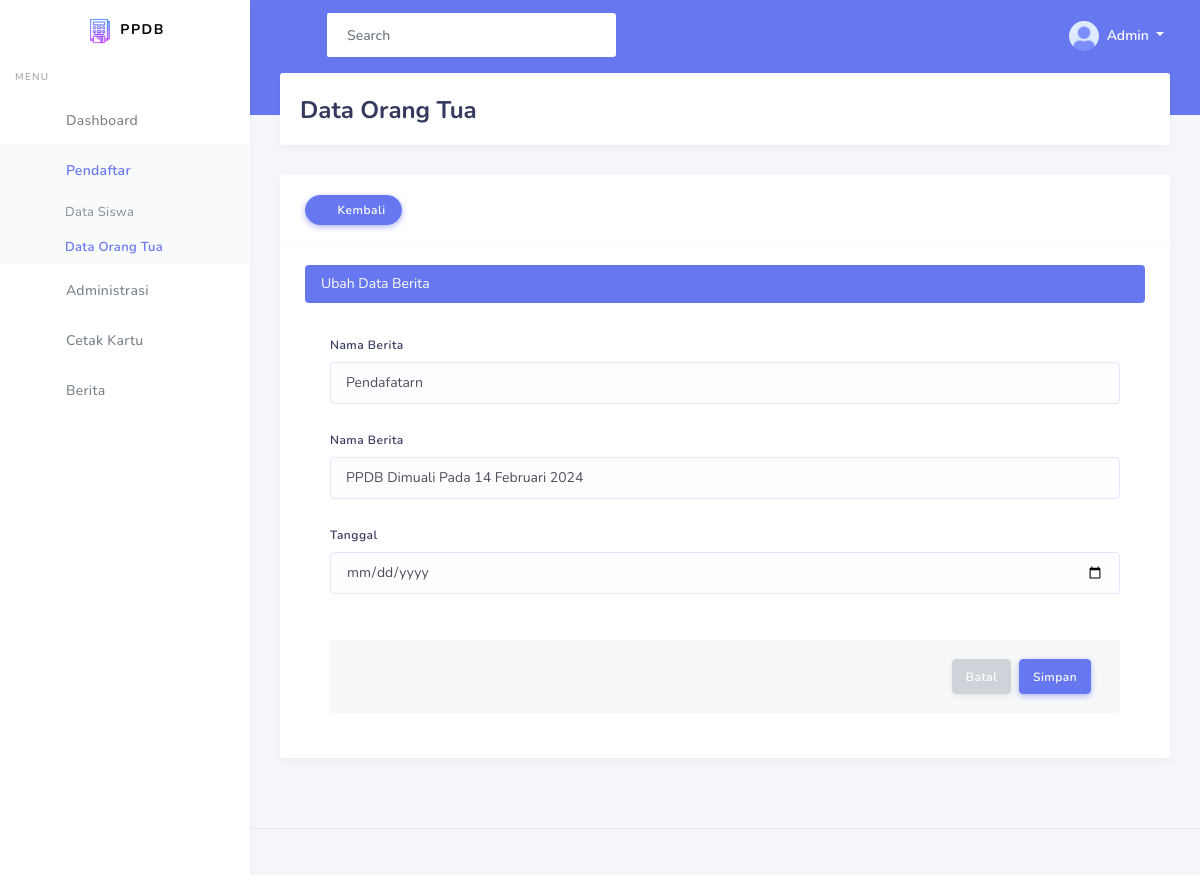
The app's page /view/berita/ubahData.php?idberita=2 (signed in) with its own data.
### tables this page shows
CREATE TABLE `berita` (
  `idberita` int(11) NOT NULL,
  `iduser` int(11) NOT NULL,
  `judul_berita` varchar(255) NOT NULL,
  `isi_berita` text NOT NULL,
  `tanggal` datetime NOT NULL
);

### view/berita/ubahData.php (the view, shortened to what this page needs)
<?php
$title = "Data Orang Tua";
require "../template/header.php";
?>
<section class="section">
    <div class="section-header">
        <h1><?=$title;?></h1>
    </div>
    <div class="section-body">
        <div class="row">
            <div class="col-12">
                <div class="card">
                    <div class="card-header">
                        <a href="tampilData.php" type="button" class="btn btn-primary daterange-btn icon-left btn-icon">
                            <i class="fas fa-arrow-left"></i> Kembali
                        </a>
                    </div>
                    <div class="card-body">
                        <nav aria-label="breadcrumb">
                            <ol class="breadcrumb bg-primary text-white-all">
                                <li class="breadcrumb-item active" aria-current="page">Ubah Data Berita</li>
                            </ol>
                        </nav>
                        <?php
include '../../config/connection.php';
$data = mysqli_query($conn, "SELECT * FROM berita WHERE idberita = '$_GET[idberita]'") or die(mysqli_error($conn));
foreach ($data as $row) {
    ?>
                            <form class="needs-validation" novalidate="" action="../../controller/admin/berita.php" method="POST">
                                <div class="modal-body">
                                    <div class="form-group">
                                        <label>Nama Berita</label>
                                        <input type="text" class="form-control" name="judul_berita" required="" value="<?=$row['judul_berita']?>">
                                    </div>
                                    <div class="form-group">
                                        <label>Nama Berita</label>
                                        <input type="text" class="form-control" name="isi_berita" required="" value="<?=$row['isi_berita']?>">
                                    </div>
                                    <div class="form-group">
                                        <label>Tanggal</label>
                                        <input type="date" class="form-control" name="tanggal" required="" value="<?=$row['tanggal']?>">
                                    </div>
                                    <br>
                                    <div class="modal-footer bg-whitesmoke br">
                                        <a href="tampilData.php" type="button" class="btn btn-secondary">Batal</a>
                                        <button class="btn btn-primary" name="ubahData">Simpan</button>
                                    </div>
                                </div>
                            </form>
                        <?php }?>
                    </div>
                </div>
            </div>
        </div>
    </div>
    </div>
<?php require "../template/footer.php";?>

### records on screen
berita: judul_berita "Pendafatarn", isi_berita "PPDB Dimuali Pada 14 Februari 2024"

### other values on screen
$_SESSION['nama'] "Admin"
$title "Data Orang Tua"
